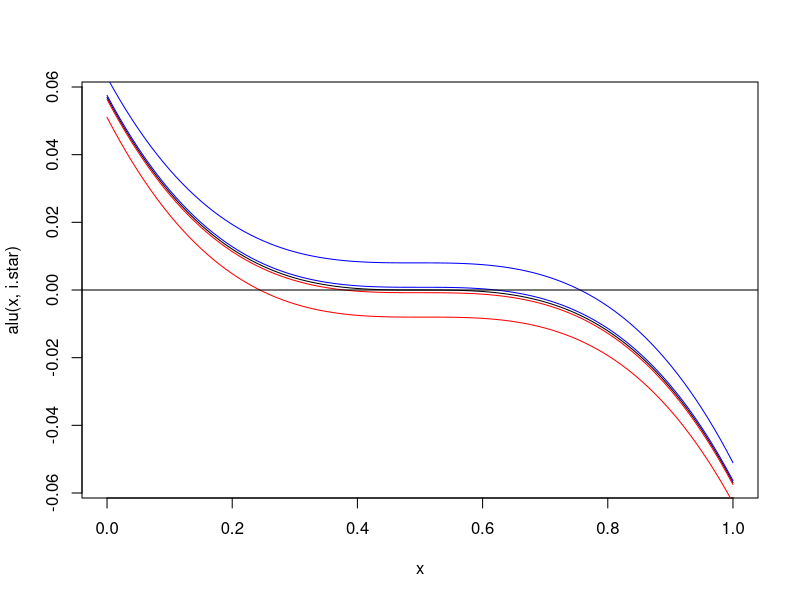
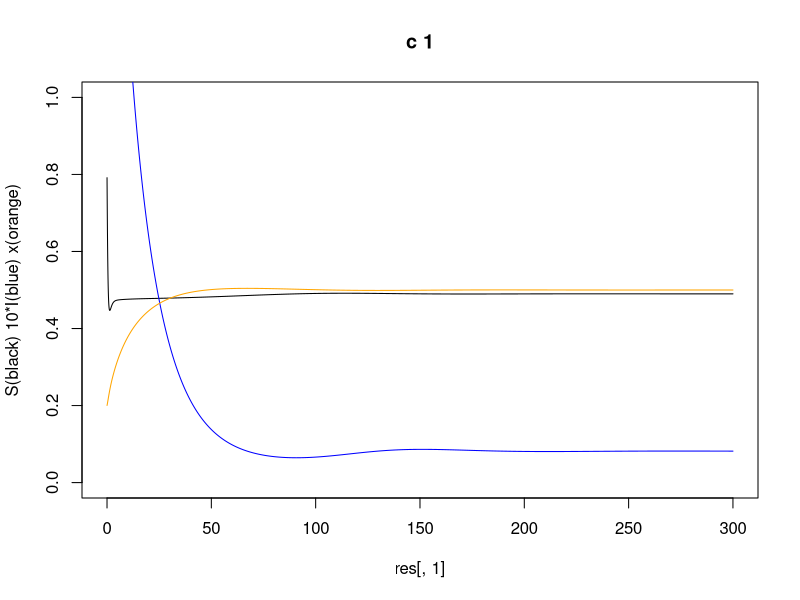
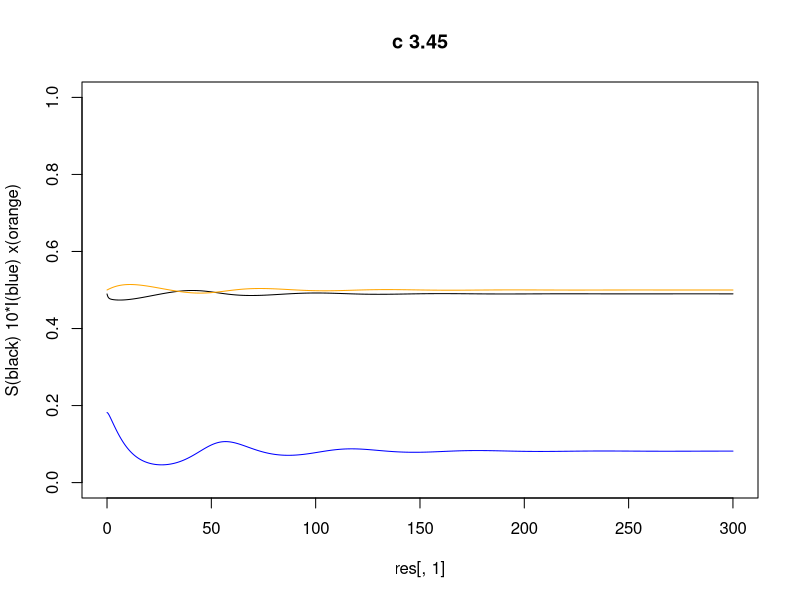
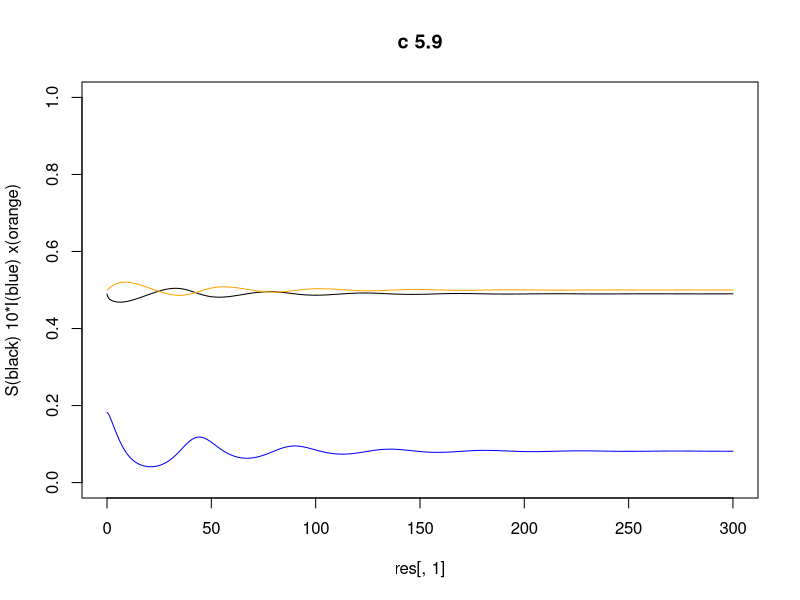
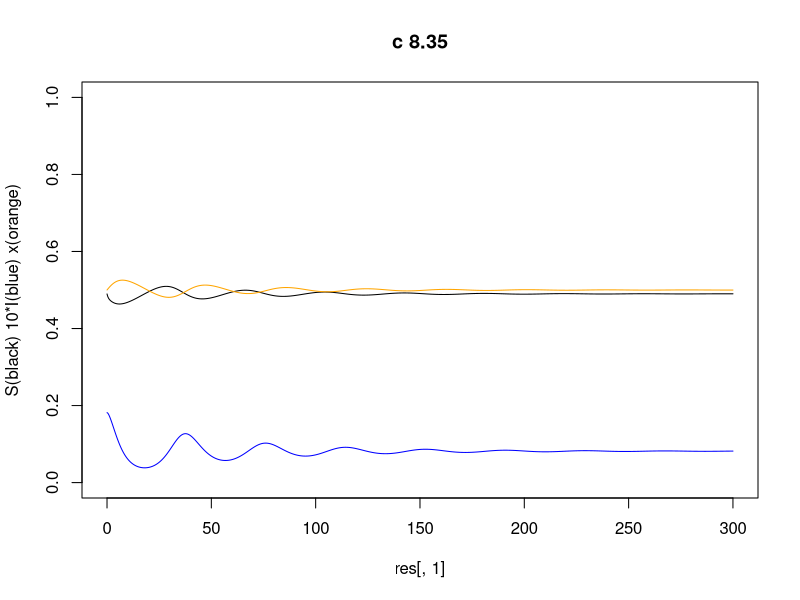
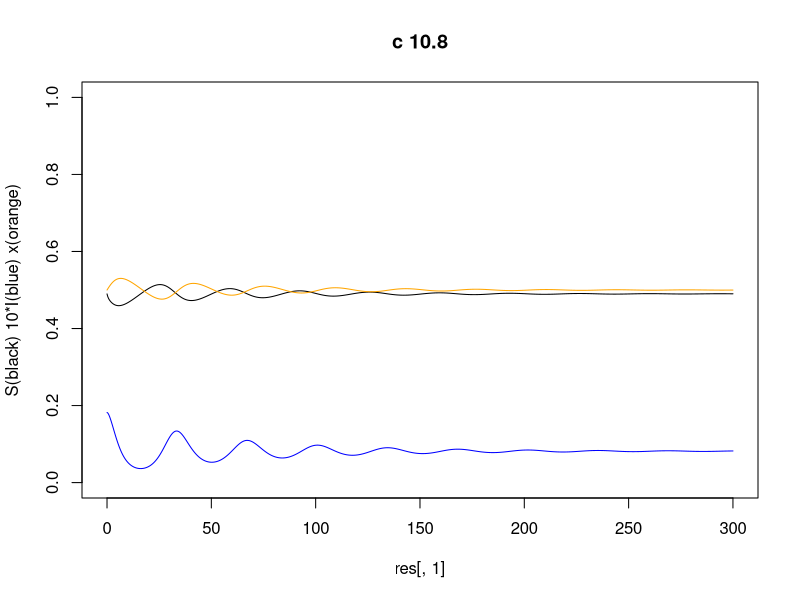
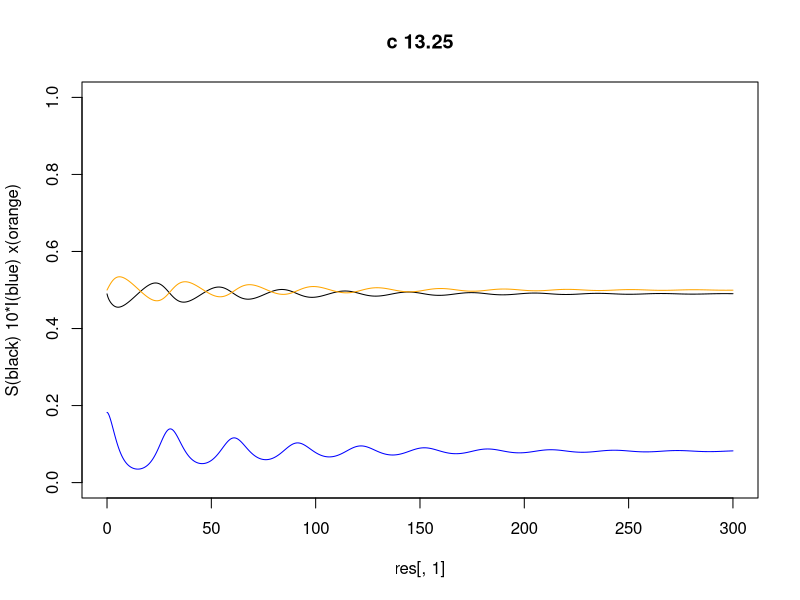
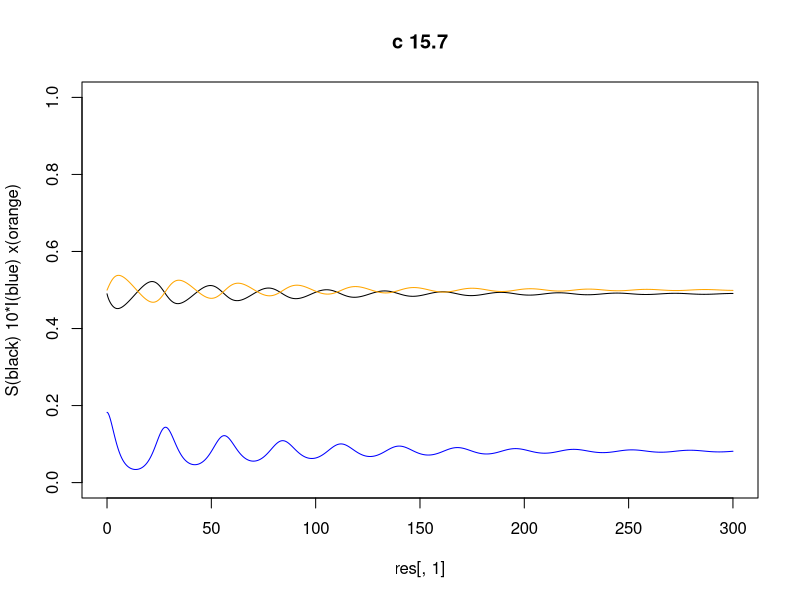

Write R code to recreate these figures, in order.
#
# SIRS model with reinforcement
#
# Aim:
# find a Hopf bifurcation
#

#setwd("C:/Users/ge69fup/Documents/Uni/TUM/Mathe_B_Sc/SS_20/Bachelorarbeit/bachelorarbeit-repo/R_bachelorarbeit/eigenvalue_generatioin")
setwd("D:/Dokumente/Uni/TUM/Mathe_B_Sc/SS_20/Bachelorarbeit/bachelorarbeit-repo/R_bachelorarbeit/eigenvalue_generation");



# parameter
bbeta = 5    # contact rate
alpha = 0.45  # recovery rate
B     = 2    # birthrate - determines the time scale -- fixed.

# we calibrate the system s.t. x=1/2 is a stat states
s.star = (B+alpha)/bbeta;
i.star = (1-0.5)*B/(alpha+B)-B/bbeta;
cat("i.star = ", i.star, "\n");


theta1 = 1; # reinforcement parameter of pro-vax (x)
theta2 = theta1; # reinforcement parameter of anti-vax (1-x)
n1     = 10;    # zealots pro vax
n2     = 10;    # zealots anti-vax
a      = 0.1;    # influence I
Omega  = 0.0;    # influence vaccination opponent
c      = 200# 1;   # time scale reinforce

# adapt n1, n2 s.t. a*i+n1 = a*(1-i)+n2
# choose n1 minimal, s.t. we have a non-negative n2 (=0)
n1 = max(c(a*(1-2*i.star), 0));
n2 = a*(2*i.star-1)+n1;
n.star = a*i.star+n1
theta1 = (1-2*n.star)/(1+2*n.star);
theta2 = theta1;
cat("a = ", a, " n1 = ", n1, "n2 = ", n2, " n.star = ", n.star, 
    " theta.pich = ", (1-2*n.star)/(1+2*n.star), "\n"); 

#
#
theo.stat.point = c(s.star, i.star, 0.5);



#init
s = 0.8;
i = 0.2;
r = 0;
x = 0.20;
#x = 0.50;

state = c(s,i,x);   # no r-component
# rhs of ODE
rhs <- function(state){
  s = state[1]; i = state[2]; 
  x = state[3];
  s1 = -bbeta*s*i+(1-x)*B-B*s;
  i1 = bbeta*s*i - alpha*i-B*i;
  x1 = -c*x*theta2*(1-x+n2+a*(1-i))/((x+n1+a*i)+theta2*(1-x+n2+a*(1-i)));
  x1 = x1+c*(1-x)*theta1*(x+n1+a*i)/(theta1*(x+n1+a*i)+(1-x+n2+a*(1-i)));
  return(c(s1,i1,x1));
}

alu <- function(x, i){
  return(
    -x*theta2*(1-x+n2+a*(1-i))/((x+n1+a*i)+theta2*(1-x+n2+a*(1-i)))
    +(1-x)*theta1*(x+n1+a*i)/(theta1*(x+n1+a*i)+(1-x+n2+a*(1-i)))
  );
}

curve(alu(x,i.star), from=0, to=1);
curve(alu(x,i.star+0.01), from=0, to=1, add=TRUE, col="blue");
curve(alu(x,i.star+0.1), from=0, to=1, add=TRUE, col="blue");
curve(alu(x,i.star-0.01), from=0, to=1, add=TRUE, col="red");
curve(alu(x,i.star-0.1), from=0, to=1, add=TRUE, col="red");
abline(h=0);
# scan();


simul.plot<-function(horizont){
  # simulate
  res <<- numeric();
  aver.stat = c(0,0,0);  no.aver = 0;
  h = 0.001; tt = 0; h = 0.01;
  while (tt<horizont){
    state <<- state+h*rhs(state);
    tt    = tt + h;
    res   <<- rbind(res, c(tt, state));
    if (tt>horizont/2){
      aver.stat = aver.stat + state;
      no.aver = no.aver + 1;
    }
    #cat(tt, " ");
  }
  
  plot(res[,1], res[,2], t="l", ylab="S(black) 10*I(blue) x(orange)", ylim=c(0,1), main = paste("c", as.character(c)) );
  
  lines(res[,1], 10*res[,3], t="l", col="blue")
  lines(res[,1], res[,4], t="l", col="orange")
  
  state <<- state;
  aver.state <<- aver.stat/no.aver;
}


my.tol = 1e-6;
max.iter = 500000;


# simulate to find a stat state
get.stat.state <- function(init.state){
  # forward simulation until max iter, 
  # or ||rhs|| <- my.tol
  
  my.tol2 = my.tol**2;
  my.state = init.state;
  h        = 0.01;
  
  for (i in 1:max.iter){
    loc.rhs = rhs(my.state);
    if (sum(loc.rhs**2)<my.tol2){
      return(my.state);
    }
    my.state = my.state+h*loc.rhs;
  }
  cat("# get.stat.state DID NOT CONVERGE!!!\n");
  cat("# ",loc.rhs, "\n");
  cat("# get.stat.state DID NOT CONVERGE!!!\n");
  
  return(my.state);
}


get.jacobian <- function(state){
  # compute jacobian of the vector fieeld at point "state"
  #     ( (f_1)_x, (f_2)_y, (f_3)_z )
  # J = ( (f_2)_x, (f_2)_y, (f_3)_z )
  #     ( (f_3)_x, (f_2)_y, (f_3)_z )
  J = matrix(NA, 3, 3);
  hh = 1e-3;
  
  rhsp  = rhs(state+c(hh,0,0));
  rhsm  = rhs(state+c(-hh,0,0));
  grad  = (rhsp-rhsm)/(2*hh);
  J[1,] = grad;
  rhsp  = rhs(state+c(0,hh,0));
  rhsm  = rhs(state+c(0,-hh,0));
  grad  = (rhsp-rhsm)/(2*hh);
  J[2,] = grad;
  rhsp  = rhs(state+c(0,0,hh));
  rhsm  = rhs(state+c(0,0,-hh));
  grad  = (rhsp-rhsm)/(2*hh);
  J[3,] = grad;
  
  return(J);
}





if (1==1){   # change to (1==1) to enable
  # simulate 
  
  sink("res.csv");
  cat(" c \t s \t i \t x \t rhs.s \t rhs.i \t rhs.x \t ev1 \t ev2 \t ev3\n");
  nnn = 20;
  c.list = 1+49*(0:nnn)/nnn;
  c     = c.list[1];
  all.res = c();
  for(i in 1:(nnn+1)){
    c = c.list[i];
    #   cat ("c0", c, "\n");
    state = state+c(0.0 ,0.01, 0.0)
    simul.plot(300); 
    
    #   cat("statP = ", aver.state, "\n");
    #   cat("r.h.s. = ", rhs(aver.state), "\n");
    J     = get.jacobian(aver.state);
    ev    = eigen(J);
    #   cat("Eigenvals = ", ev$values, "\n");
    cat(c, "\t", 
        aver.state[1], "\t",  aver.state[2], "\t",  aver.state[3], "\t",  
        rhs(aver.state)[1], "\t",  rhs(aver.state)[2], "\t",  rhs(aver.state)[3], "\t",  
        as.character(ev$values[1]), "\t", as.character(ev$values[2]), "\t", as.character(ev$values[3]),
        "\n");
    all.res = rbind(all.res, c(
      c,aver.state, rhs(aver.state), ev$values
    ));
  }
  
  sink();
  
  save(file = "res.rSavel", all.res);
  
}



if (1==1){
  # do plot
  
  l1.x = c(); l1.y = c();
  l2.x = c(); l2.y = c();
  l3.x = c(); l3.y = c();
  for (i in 1:(nnn+1)){
    l1.x = c(l1.x, Re(all.res[i,8]));  l1.y = c(l1.y, Im(all.res[i,8]));
    l2.x = c(l2.x, Re(all.res[i,9]));  l2.y = c(l2.y, Im(all.res[i,9]));
    l3.x = c(l3.x, Re(all.res[i,10])); l3.y = c(l3.y, Im(all.res[i,10]));
  }
  l.x = c(l1.x, l2.x, l3.x);
  l.y = c(l1.y, l2.y, l3.y);
  
  plot(l1.x,l1.y, xlim=c(-0.05, 0.05), ylim=c(min(l.y), max(l.y)), xlab="Re(lambda)", ylab="Im(lambda)" );
  points(l2.x, l2.y, col="blue");
  points(l3.x, l3.y, col="green");
  abline(h=0, lty=3); abline(v=0, lty=3);
}
